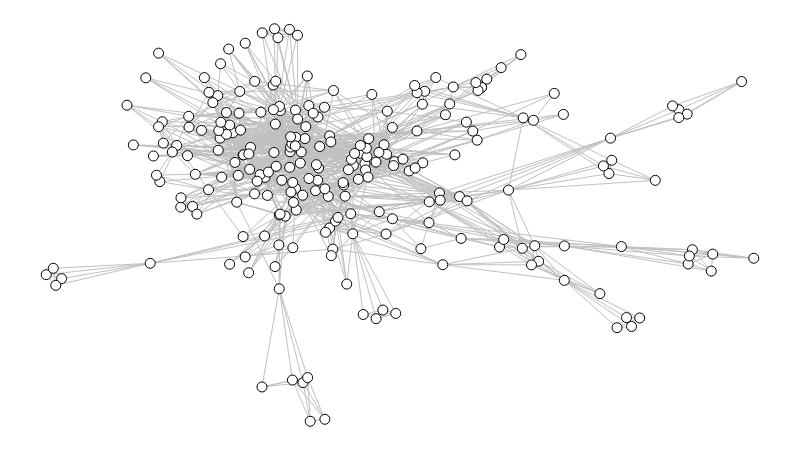

Here is the notebook cell this chart was saved with:
### Code cell
sn.node_size = 10
sn.node_color = (255, 255, 255)

sn.edge_width = 1
sn.edge_color = (192, 192, 192)

sn.node_label_position = 'hover'
g = sn.load_graph('players{}.gml'.format(camp_count), has_pos=False)
g = g.to_undirected()
sn.show_graph(g, nlab=True)

### Figure 1 — Plotly figure (JSON) as saved in the notebook; plotly's stock layout.template omitted (floating-point values rounded to 4 significant figures; data arrays with more than 128 entries replaced by an {"elided": "..."} marker saying what was removed)
{"data": [{"hoverinfo": "none", "line": {"color": "rgb(192, 192, 192)", "width": 1}, "mode": "lines", "type": "scatter", "uid": "c9d7593a-f80b-11e8-bba0-704d7b885bfd", "x": {"elided": "4068 float values"}, "y": {"elided": "4068 float values"}}, {"hoverinfo": "text", "marker": {"color": "rgb(255, 255, 255)", "line": {"color": "rgb(0, 0, 0)", "width": 1}, "size": 10}, "mode": "markers", "text": {"elided": "238 str values"}, "textfont": {"color": "rgb(0, 0, 0)"}, "textposition": "middle center", "type": "scatter", "uid": "c9d7593b-f80b-11e8-bf27-704d7b885bfd", "x": {"elided": "238 float values"}, "y": {"elided": "238 float values"}}], "layout": {"height": 450, "margin": {"b": 0, "l": 0, "r": 0, "t": 0}, "showlegend": false, "width": 800, "xaxis": {"showgrid": false, "showticklabels": false, "zeroline": false}, "yaxis": {"showgrid": false, "showticklabels": false, "zeroline": false}}}
